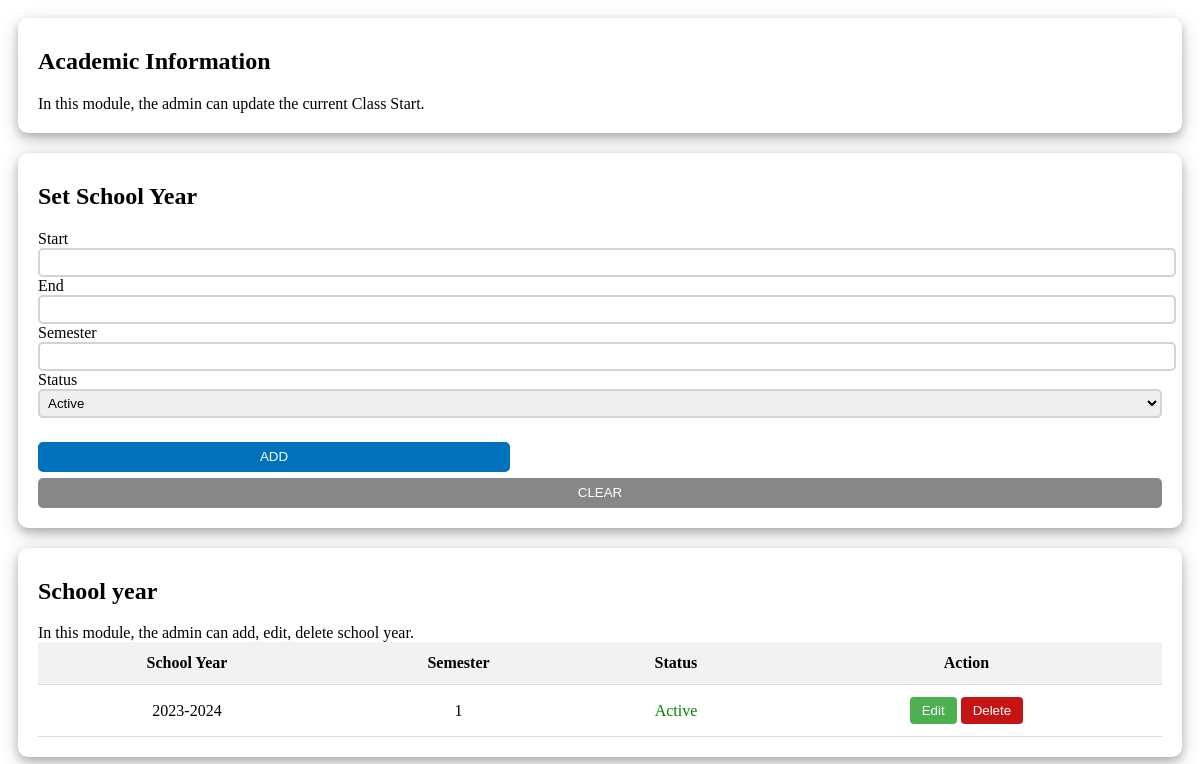
Before: /admin_side/php_page_contents/php_mntc_academic.php with the older database file.
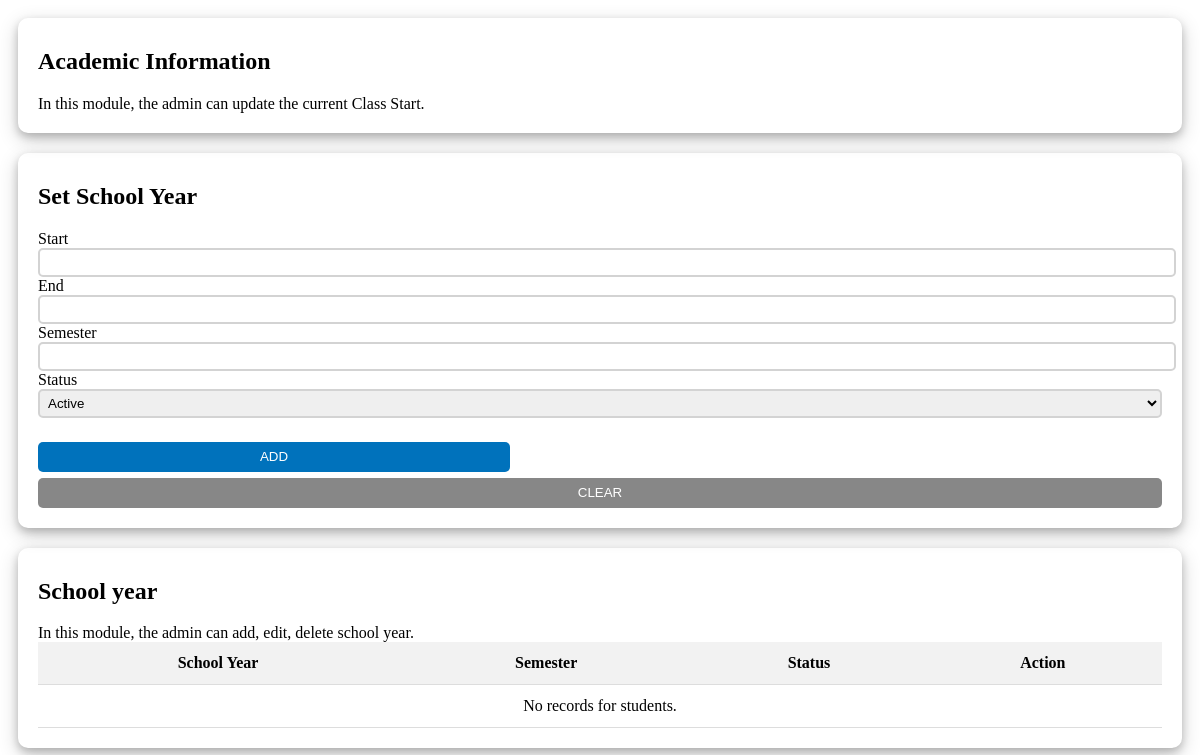
After: the same page with the newer database file.
### tables this page shows
CREATE TABLE `tbl_sy_sem` (
  `id` int(11) NOT NULL,
  `sy_start` varchar(11) NOT NULL,
  `sy_end` varchar(11) NOT NULL,
  `semester` varchar(11) NOT NULL,
  `status` varchar(255) NOT NULL
);

### admin_side/php_page_contents/php_mntc_academic.php (the view, shortened to what this page needs)
<?php
include('conn.php');
?>
<!DOCTYPE html>
<html lang="en">
<head>
    <link href='https://unpkg.com/boxicons@2.1.4/css/boxicons.min.css' rel='stylesheet'>
    <link rel="stylesheet" href="css/php_maintenance_contents.css">
    <link rel="stylesheet" href="https://cdnjs.cloudflare.com/ajax/libs/AlertifyJS/1.13.1/css/alertify.min.css" />
</head>
<body>
    <div class="departments_box">
        <div class="box">
            <h2>Academic Information</h2>
            <label>In this module, the admin can update the current Class Start.</label>
        </div>
    </div>
    <div class="departments_box">
        <div class="card">
            <h2>Set School Year</h2>
            <form id="schoolYearForm">
                <div class="sySemContainer">
                    <label for="start_year">Start</label><br>
                    <input type="text" class="dp_name" id="start_year" name="start_year" required><br>
                    <label for="end_year">End</label><br>
                    <input type="text" class="dp_name" id="end_year" name="end_year" required><br>
                    <label for="semester">Semester</label><br>
                    <input type="text" class="dp_name" id="semester" name="semester" required><br>
                    <label for="status">Status</label>
                    <select name="status" class="dp_dropdown" id="status" required>
                        <option value="Active">Active</option>
                    </select>
                </div>
                <br>
                <button type="submit" class="btn_update_sy" name="update_school_year">ADD</button>
                <button type="button" class="btn" id="btn_clear_student" onclick="clearFields()">CLEAR</button>
            </form>
        </div>
    </div>
    <div class="departments_box">
        <div class="card">
            <h2>School year</h2>
            <label>In this module, the admin can add, edit, delete school year.</label>
            <div class="table_container" id="schoolYearTable">
                <table id="tableSchoolYear" class="flat-table">
                    <thead>
                        <tr>
                            <th>School Year</th>
                            <th>Semester</th>
                            <th>Status</th>
                            <th>Action</th>
                        </tr>
                    </thead>
                    <tbody>
                        <?php
                        $schoolYearTable = mysqli_query($db, "SELECT * FROM tbl_sy_sem ORDER BY sy_start, semester ASC");
                        if (mysqli_num_rows($schoolYearTable) > 0) {
                            while ($row = mysqli_fetch_array($schoolYearTable)) {
                                ?>
                        <tr>
                            <td>
                                <?php echo $row['sy_start'] . '-' . $row['sy_end']?>
                            </td>
                            <td>
                                <?php echo $row['semester'] ?>
                            </td>
                            <td style="color: <?php echo ($row['status'] == 'Active') ? 'green' : 'red'; ?>">
                                <?php echo $row['status'] ?>
                            </td>
                            <td>
                                <button type="button" class="sy-edit-btn edit-btn" id="edit_student_modal" data-id="<?php echo $row['id']; ?>" onclick="openModal('editModal')">Edit</button>
                                <button type="button" class="sy-delete-btn delete_btn" data-id="<?php echo $row['id']; ?>" onclick="console.log('Delete Button')">Delete</button>
                            </td>
                        </tr>
                        <?php
                            }
                        } else {
                            echo '<tr><td colspan="11">No records for students.</td></tr>';
                        }
                        ?>
                    </tbody>
                </table>
            </div>
        </div>
    </div>
</body>
</html>

Changed rows visible on the page:
removed tbl_sy_sem: sy_start "2023", sy_end "2024", semester "1", status "Active"
Other visible differences:
text now shown: "No records for students."
